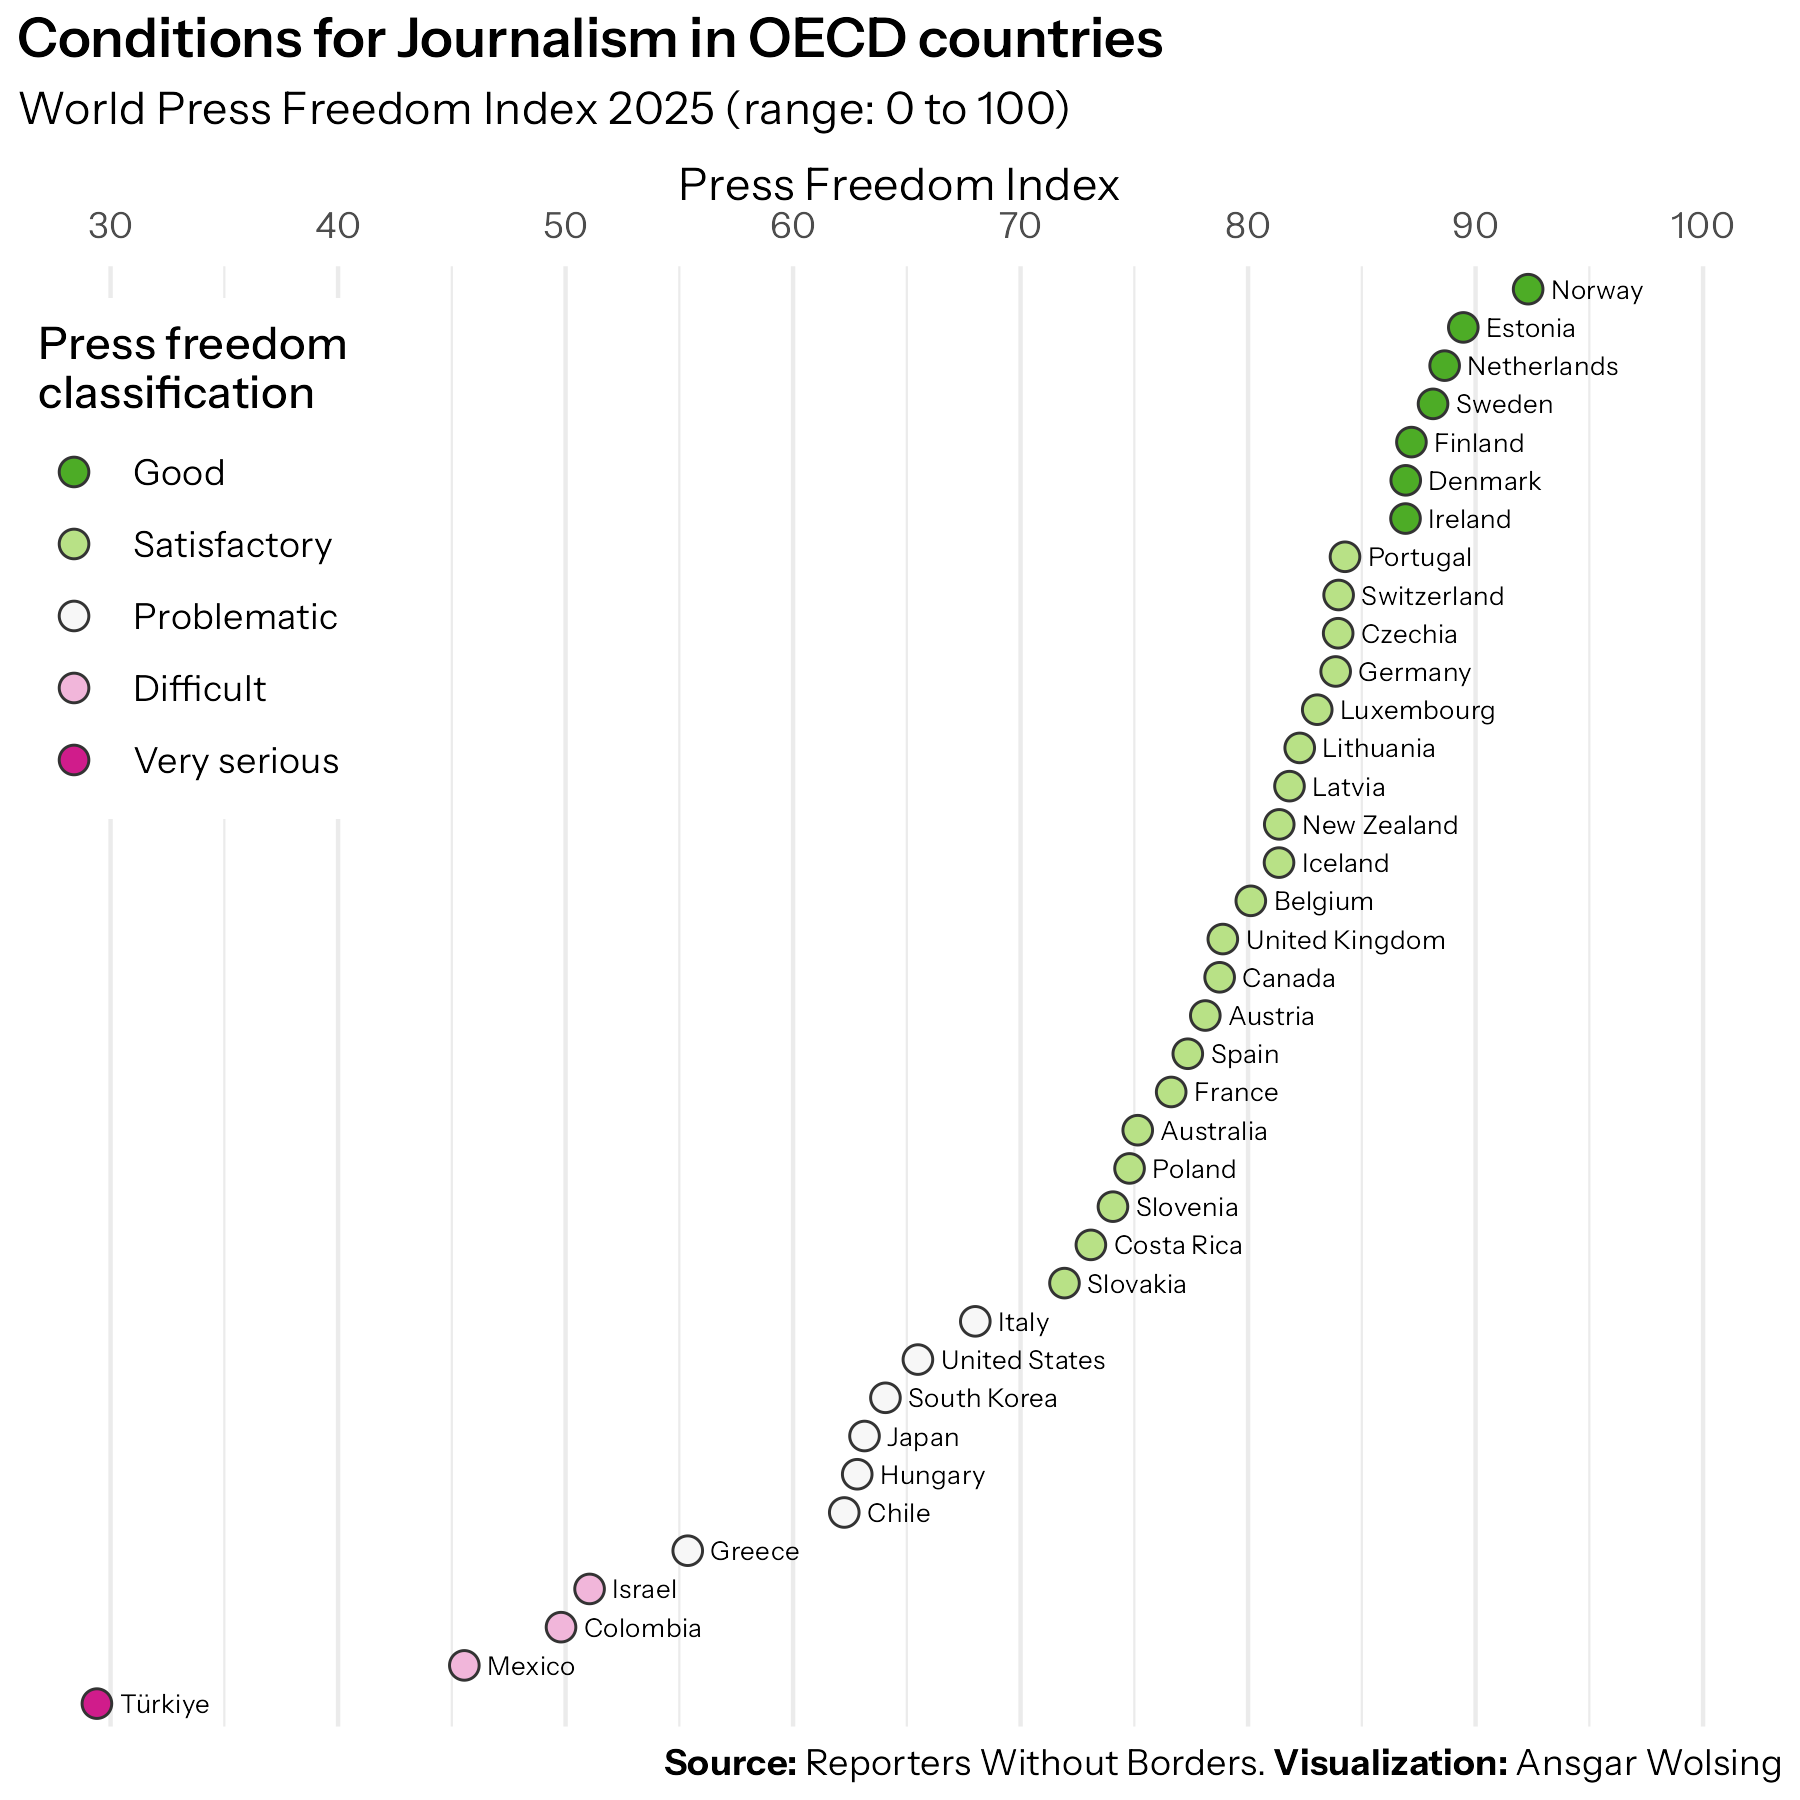

Source code (R):
library(tidyverse)
library(ggtext)
library(here)

#' Source: Reporters Without Borders
#' https://rsf.org/en/index?year=2025

url <- "https://rsf.org/sites/default/files/import_classement/2025.csv"
df <- read_csv2(url, locale = locale(encoding = "ISO-8859-15"))

oecd_members <- c(
  "Australia", "Austria", "Belgium", "Canada", "Chile",
  "Colombia", "Costa Rica", "Czechia", "Denmark",
  "Estonia", "Finland", "France", "Germany", "Greece",
  "Hungary", "Iceland", "Ireland", "Israel", "Italy",
  "Japan", "Latvia", "Lithuania", "Luxembourg", "Mexico",
  "Netherlands", "New Zealand", "Norway", "Poland", 
  "Portugal", "Slovakia", "Slovenia", "South Korea",
  "Spain", "Sweden", "Switzerland", "Türkiye",
  "United Kingdom", "United States"
)
length(oecd_members)

#' https://rsf.org/en/methodology-used-compiling-world-press-freedom-index-2025?year=2025&data_type=general
# [85 - 100 points]  good (green)
# [70 - 85 points[  satisfactory (yellow)
# [55 - 70 points[  problematic (light orange)
# [40 - 55 points[  difficult (dark orange)
# [0 - 40 points[ very serious (dark red)

df_oecd <- df |> 
  transmute(
    country_name = Country_EN,
    country_code = ISO,
    country_flag = countrycode::countrycode(
      country_code, origin = "iso3c", destination = "unicode.symbol"),
    score = `Score 2025`,
    classification = case_when(
      score >= 85 ~ "Good",
      score >= 70 ~ "Satisfactory",
      score >= 55 ~ "Problematic",
      score >= 40 ~ "Difficult",
      TRUE ~ "Very serious"
    ),
    classification = factor(classification, 
    levels = c("Good", "Satisfactory", "Problematic", "Difficult", "Very serious")),
    classification_num = as.integer(classification)
  ) |> 
  arrange(country_name) |> 
  filter(country_name %in% oecd_members)

# Check if number of countries match
nrow(df_oecd) == length(oecd_members)


df_oecd |> 
  mutate(country_name = fct_reorder(country_name, score)) |> 
  ggplot(aes(score, country_name, fill = classification)) +
  geom_point(
    aes(),
    size = 3, shape = 21, col = "grey20"
  ) +
  geom_text(
    aes(label = country_name),
    hjust = 0, family = "Instrument Sans", size = 2.25,
    nudge_x = 1
  ) +
  scale_x_continuous(
    breaks = seq(0, 100, 10),
    position = "top") +
  scale_fill_brewer(palette = "PiYG", direction = -1) +
  coord_cartesian(clip = "off", xlim = c(NA, 100)) +
  labs(
    title = "Conditions for Journalism in OECD countries",
    subtitle = "World Press Freedom Index 2025 (range: 0 to 100)",
    caption = "**Source:** Reporters Without Borders.
    **Visualization:** Ansgar Wolsing",
    x = "Press Freedom Index",
    fill = "Press freedom\nclassification"
  ) +
  theme_minimal(base_family = "Instrument Sans") +
  theme(
    plot.title = element_text(family = "Instrument Sans SemiBold"),
    plot.caption = element_markdown(),
    axis.title.y = element_blank(),
    axis.text.y = element_blank(),
    plot.margin = margin(t = 4, r = 4, b = 4, l = 4),
    panel.grid.major.y = element_blank(),
    panel.grid.minor.y = element_blank(),
    legend.position = "inside",
    legend.position.inside = c(0.1, 0.8),
    legend.background = element_rect(fill = "white", color = NA),
    legend.title = element_text(family = "Instrument Sans Medium")
  )
ggsave(here("2026", "06", "06-rwb.png"), width = 6, height = 6)
